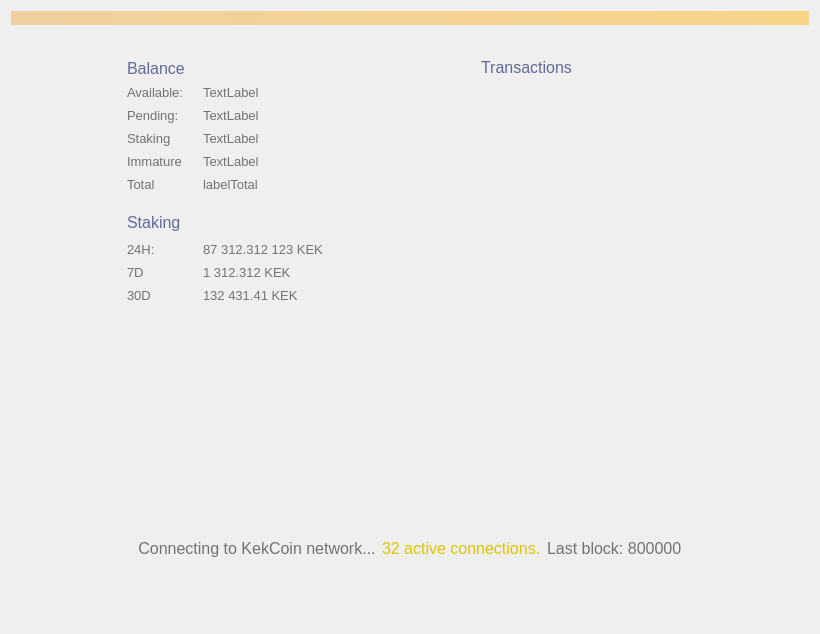
<?xml version="1.0" encoding="UTF-8"?>
<ui version="4.0">
 <class>OverviewPage</class>
 <widget class="QWidget" name="OverviewPage">
  <property name="geometry">
   <rect>
    <x>0</x>
    <y>0</y>
    <width>820</width>
    <height>634</height>
   </rect>
  </property>
  <property name="sizePolicy">
   <sizepolicy hsizetype="MinimumExpanding" vsizetype="MinimumExpanding">
    <horstretch>0</horstretch>
    <verstretch>0</verstretch>
   </sizepolicy>
  </property>
  <property name="maximumSize">
   <size>
    <width>16777215</width>
    <height>16777215</height>
   </size>
  </property>
  <property name="windowTitle">
   <string>Form</string>
  </property>
  <property name="styleSheet">
   <string notr="true"/>
  </property>
  <layout class="QVBoxLayout" name="topLayout">
   <item>
    <widget class="QLabel" name="labelAlerts">
     <property name="visible">
      <bool>false</bool>
     </property>
     <property name="styleSheet">
      <string notr="true">background-color: qlineargradient(x1: 0, y1: 0, x2: 1, y2: 0, stop:0 #F0D0A0, stop:1 #F8D488); color:#000000;</string>
     </property>
     <property name="wordWrap">
      <bool>true</bool>
     </property>
     <property name="margin">
      <number>3</number>
     </property>
    </widget>
   </item>
   <item>
    <spacer name="verticalSpacer">
     <property name="orientation">
      <enum>Qt::Vertical</enum>
     </property>
     <property name="sizeType">
      <enum>QSizePolicy::Fixed</enum>
     </property>
     <property name="sizeHint" stdset="0">
      <size>
       <width>20</width>
       <height>20</height>
      </size>
     </property>
    </spacer>
   </item>
   <item>
    <layout class="QHBoxLayout" name="horizontalLayout_2">
     <property name="sizeConstraint">
      <enum>QLayout::SetMinimumSize</enum>
     </property>
     <item>
      <spacer name="horizontalSpacer">
       <property name="orientation">
        <enum>Qt::Horizontal</enum>
       </property>
       <property name="sizeType">
        <enum>QSizePolicy::Fixed</enum>
       </property>
       <property name="sizeHint" stdset="0">
        <size>
         <width>100</width>
         <height>20</height>
        </size>
       </property>
      </spacer>
     </item>
     <item>
      <layout class="QVBoxLayout" name="verticalLayout_2">
       <property name="sizeConstraint">
        <enum>QLayout::SetNoConstraint</enum>
       </property>
       <property name="leftMargin">
        <number>16</number>
       </property>
       <property name="topMargin">
        <number>7</number>
       </property>
       <property name="rightMargin">
        <number>16</number>
       </property>
       <property name="bottomMargin">
        <number>16</number>
       </property>
       <item>
        <layout class="QHBoxLayout" name="horizontalLayout_3">
         <property name="spacing">
          <number>0</number>
         </property>
         <item>
          <widget class="QLabel" name="label_4">
           <property name="sizePolicy">
            <sizepolicy hsizetype="Minimum" vsizetype="Preferred">
             <horstretch>0</horstretch>
             <verstretch>0</verstretch>
            </sizepolicy>
           </property>
           <property name="font">
            <font>
             <pointsize>-1</pointsize>
            </font>
           </property>
           <property name="styleSheet">
            <string notr="true">color: #616998; text-transform: uppercase; font-size: 16px</string>
           </property>
           <property name="text">
            <string>Balance</string>
           </property>
          </widget>
         </item>
         <item>
          <spacer name="horizontalSpacer_11">
           <property name="orientation">
            <enum>Qt::Horizontal</enum>
           </property>
           <property name="sizeType">
            <enum>QSizePolicy::Maximum</enum>
           </property>
           <property name="sizeHint" stdset="0">
            <size>
             <width>10</width>
             <height>20</height>
            </size>
           </property>
          </spacer>
         </item>
         <item>
          <widget class="QPushButton" name="labelWalletStatus">
           <property name="maximumSize">
            <size>
             <width>22</width>
             <height>22</height>
            </size>
           </property>
           <property name="baseSize">
            <size>
             <width>22</width>
             <height>22</height>
            </size>
           </property>
           <property name="styleSheet">
            <string notr="true">border: 0</string>
           </property>
           <property name="text">
            <string/>
           </property>
           <property name="flat">
            <bool>true</bool>
           </property>
          </widget>
         </item>
         <item>
          <spacer name="horizontalSpacer_10">
           <property name="orientation">
            <enum>Qt::Horizontal</enum>
           </property>
           <property name="sizeHint" stdset="0">
            <size>
             <width>40</width>
             <height>20</height>
            </size>
           </property>
          </spacer>
         </item>
        </layout>
       </item>
       <item>
        <layout class="QHBoxLayout" name="horizontalLayout_4">
         <item>
          <layout class="QFormLayout" name="formLayout">
           <property name="sizeConstraint">
            <enum>QLayout::SetNoConstraint</enum>
           </property>
           <property name="labelAlignment">
            <set>Qt::AlignLeading|Qt::AlignLeft|Qt::AlignVCenter</set>
           </property>
           <property name="verticalSpacing">
            <number>-1</number>
           </property>
           <item row="0" column="0">
            <widget class="QLabel" name="label_5">
             <property name="sizePolicy">
              <sizepolicy hsizetype="Minimum" vsizetype="Preferred">
               <horstretch>0</horstretch>
               <verstretch>0</verstretch>
              </sizepolicy>
             </property>
             <property name="minimumSize">
              <size>
               <width>70</width>
               <height>17</height>
              </size>
             </property>
             <property name="maximumSize">
              <size>
               <width>70</width>
               <height>17</height>
              </size>
             </property>
             <property name="font">
              <font>
               <pointsize>10</pointsize>
               <weight>50</weight>
               <bold>false</bold>
               <stylestrategy>PreferAntialias</stylestrategy>
              </font>
             </property>
             <property name="styleSheet">
              <string notr="true">color: #727272</string>
             </property>
             <property name="text">
              <string>Available:</string>
             </property>
             <property name="alignment">
              <set>Qt::AlignLeading|Qt::AlignLeft|Qt::AlignVCenter</set>
             </property>
            </widget>
           </item>
           <item row="0" column="1">
            <widget class="QLabel" name="labelBalance">
             <property name="font">
              <font>
               <pointsize>10</pointsize>
               <weight>50</weight>
               <bold>false</bold>
               <stylestrategy>PreferAntialias</stylestrategy>
              </font>
             </property>
             <property name="styleSheet">
              <string notr="true">color: #727272</string>
             </property>
             <property name="text">
              <string>TextLabel</string>
             </property>
             <property name="alignment">
              <set>Qt::AlignLeading|Qt::AlignLeft|Qt::AlignVCenter</set>
             </property>
            </widget>
           </item>
           <item row="1" column="0">
            <widget class="QLabel" name="label_7">
             <property name="sizePolicy">
              <sizepolicy hsizetype="Minimum" vsizetype="Preferred">
               <horstretch>0</horstretch>
               <verstretch>0</verstretch>
              </sizepolicy>
             </property>
             <property name="minimumSize">
              <size>
               <width>70</width>
               <height>17</height>
              </size>
             </property>
             <property name="maximumSize">
              <size>
               <width>70</width>
               <height>17</height>
              </size>
             </property>
             <property name="font">
              <font>
               <pointsize>10</pointsize>
               <weight>50</weight>
               <bold>false</bold>
               <stylestrategy>PreferAntialias</stylestrategy>
              </font>
             </property>
             <property name="styleSheet">
              <string notr="true">color: #727272</string>
             </property>
             <property name="text">
              <string>Pending:</string>
             </property>
             <property name="alignment">
              <set>Qt::AlignLeading|Qt::AlignLeft|Qt::AlignVCenter</set>
             </property>
            </widget>
           </item>
           <item row="1" column="1">
            <widget class="QLabel" name="labelUnconfirmed">
             <property name="font">
              <font>
               <pointsize>10</pointsize>
               <weight>50</weight>
               <bold>false</bold>
               <stylestrategy>PreferAntialias</stylestrategy>
              </font>
             </property>
             <property name="styleSheet">
              <string notr="true">color: #727272</string>
             </property>
             <property name="text">
              <string>TextLabel</string>
             </property>
             <property name="alignment">
              <set>Qt::AlignLeading|Qt::AlignLeft|Qt::AlignVCenter</set>
             </property>
            </widget>
           </item>
           <item row="3" column="0">
            <widget class="QLabel" name="labelImmatureText">
             <property name="sizePolicy">
              <sizepolicy hsizetype="Minimum" vsizetype="Preferred">
               <horstretch>0</horstretch>
               <verstretch>0</verstretch>
              </sizepolicy>
             </property>
             <property name="minimumSize">
              <size>
               <width>70</width>
               <height>17</height>
              </size>
             </property>
             <property name="maximumSize">
              <size>
               <width>70</width>
               <height>17</height>
              </size>
             </property>
             <property name="font">
              <font>
               <pointsize>10</pointsize>
               <weight>50</weight>
               <bold>false</bold>
               <stylestrategy>PreferAntialias</stylestrategy>
              </font>
             </property>
             <property name="styleSheet">
              <string notr="true">color: #727272</string>
             </property>
             <property name="text">
              <string>Immature</string>
             </property>
             <property name="alignment">
              <set>Qt::AlignLeading|Qt::AlignLeft|Qt::AlignVCenter</set>
             </property>
            </widget>
           </item>
           <item row="3" column="1">
            <widget class="QLabel" name="labelImmature">
             <property name="font">
              <font>
               <pointsize>10</pointsize>
               <weight>50</weight>
               <bold>false</bold>
               <stylestrategy>PreferAntialias</stylestrategy>
              </font>
             </property>
             <property name="styleSheet">
              <string notr="true">color: #727272</string>
             </property>
             <property name="text">
              <string>TextLabel</string>
             </property>
             <property name="alignment">
              <set>Qt::AlignLeading|Qt::AlignLeft|Qt::AlignVCenter</set>
             </property>
            </widget>
           </item>
           <item row="4" column="0">
            <widget class="QLabel" name="label_8">
             <property name="sizePolicy">
              <sizepolicy hsizetype="Minimum" vsizetype="Preferred">
               <horstretch>0</horstretch>
               <verstretch>0</verstretch>
              </sizepolicy>
             </property>
             <property name="minimumSize">
              <size>
               <width>70</width>
               <height>17</height>
              </size>
             </property>
             <property name="maximumSize">
              <size>
               <width>70</width>
               <height>17</height>
              </size>
             </property>
             <property name="font">
              <font>
               <pointsize>10</pointsize>
               <weight>50</weight>
               <bold>false</bold>
               <stylestrategy>PreferAntialias</stylestrategy>
              </font>
             </property>
             <property name="styleSheet">
              <string notr="true">color: #727272</string>
             </property>
             <property name="text">
              <string>Total</string>
             </property>
             <property name="alignment">
              <set>Qt::AlignLeading|Qt::AlignLeft|Qt::AlignVCenter</set>
             </property>
            </widget>
           </item>
           <item row="4" column="1">
            <widget class="QLabel" name="labelTotal">
             <property name="font">
              <font>
               <pointsize>10</pointsize>
               <weight>50</weight>
               <bold>false</bold>
               <stylestrategy>PreferAntialias</stylestrategy>
              </font>
             </property>
             <property name="styleSheet">
              <string notr="true">color: #727272</string>
             </property>
             <property name="text">
              <string>labelTotal</string>
             </property>
             <property name="alignment">
              <set>Qt::AlignLeading|Qt::AlignLeft|Qt::AlignVCenter</set>
             </property>
            </widget>
           </item>
           <item row="2" column="1">
            <widget class="QLabel" name="labelStaking">
             <property name="font">
              <font>
               <pointsize>10</pointsize>
               <weight>50</weight>
               <bold>false</bold>
               <stylestrategy>PreferAntialias</stylestrategy>
              </font>
             </property>
             <property name="styleSheet">
              <string notr="true">color: #727272</string>
             </property>
             <property name="text">
              <string>TextLabel</string>
             </property>
             <property name="alignment">
              <set>Qt::AlignLeading|Qt::AlignLeft|Qt::AlignVCenter</set>
             </property>
            </widget>
           </item>
           <item row="2" column="0">
            <widget class="QLabel" name="labelStakingText">
             <property name="sizePolicy">
              <sizepolicy hsizetype="Minimum" vsizetype="Preferred">
               <horstretch>0</horstretch>
               <verstretch>0</verstretch>
              </sizepolicy>
             </property>
             <property name="minimumSize">
              <size>
               <width>70</width>
               <height>17</height>
              </size>
             </property>
             <property name="maximumSize">
              <size>
               <width>70</width>
               <height>17</height>
              </size>
             </property>
             <property name="font">
              <font>
               <pointsize>10</pointsize>
               <weight>50</weight>
               <bold>false</bold>
               <stylestrategy>PreferAntialias</stylestrategy>
              </font>
             </property>
             <property name="styleSheet">
              <string notr="true">color: #727272</string>
             </property>
             <property name="text">
              <string>Staking</string>
             </property>
             <property name="alignment">
              <set>Qt::AlignLeading|Qt::AlignLeft|Qt::AlignVCenter</set>
             </property>
            </widget>
           </item>
          </layout>
         </item>
         <item>
          <spacer name="horizontalSpacer_4">
           <property name="orientation">
            <enum>Qt::Horizontal</enum>
           </property>
           <property name="sizeHint" stdset="0">
            <size>
             <width>40</width>
             <height>20</height>
            </size>
           </property>
          </spacer>
         </item>
        </layout>
       </item>
       <item>
        <spacer name="verticalSpacer_5">
         <property name="orientation">
          <enum>Qt::Vertical</enum>
         </property>
         <property name="sizeType">
          <enum>QSizePolicy::Maximum</enum>
         </property>
         <property name="sizeHint" stdset="0">
          <size>
           <width>20</width>
           <height>10</height>
          </size>
         </property>
        </spacer>
       </item>
       <item>
        <layout class="QHBoxLayout" name="horizontalLayout_7">
         <property name="spacing">
          <number>0</number>
         </property>
         <item>
          <widget class="QLabel" name="label_11">
           <property name="font">
            <font>
             <pointsize>-1</pointsize>
            </font>
           </property>
           <property name="styleSheet">
            <string notr="true">color: #616998; text-transform: uppercase; font-size: 16px</string>
           </property>
           <property name="text">
            <string>Staking</string>
           </property>
           <property name="alignment">
            <set>Qt::AlignLeading|Qt::AlignLeft|Qt::AlignVCenter</set>
           </property>
          </widget>
         </item>
         <item>
          <spacer name="horizontalSpacer_8">
           <property name="orientation">
            <enum>Qt::Horizontal</enum>
           </property>
           <property name="sizeType">
            <enum>QSizePolicy::Maximum</enum>
           </property>
           <property name="sizeHint" stdset="0">
            <size>
             <width>10</width>
             <height>20</height>
            </size>
           </property>
          </spacer>
         </item>
         <item>
          <widget class="QPushButton" name="unlockStakingButton">
           <property name="minimumSize">
            <size>
             <width>26</width>
             <height>26</height>
            </size>
           </property>
           <property name="maximumSize">
            <size>
             <width>26</width>
             <height>26</height>
            </size>
           </property>
           <property name="styleSheet">
            <string notr="true">border: 0</string>
           </property>
           <property name="text">
            <string/>
           </property>
          </widget>
         </item>
         <item>
          <spacer name="horizontalSpacer_9">
           <property name="orientation">
            <enum>Qt::Horizontal</enum>
           </property>
           <property name="sizeHint" stdset="0">
            <size>
             <width>40</width>
             <height>20</height>
            </size>
           </property>
          </spacer>
         </item>
        </layout>
       </item>
       <item>
        <layout class="QHBoxLayout" name="horizontalLayout_6">
         <item>
          <layout class="QFormLayout" name="formLayout_2">
           <property name="labelAlignment">
            <set>Qt::AlignLeading|Qt::AlignLeft|Qt::AlignVCenter</set>
           </property>
           <item row="1" column="0">
            <widget class="QLabel" name="label_10">
             <property name="sizePolicy">
              <sizepolicy hsizetype="Minimum" vsizetype="Preferred">
               <horstretch>0</horstretch>
               <verstretch>0</verstretch>
              </sizepolicy>
             </property>
             <property name="minimumSize">
              <size>
               <width>70</width>
               <height>17</height>
              </size>
             </property>
             <property name="maximumSize">
              <size>
               <width>70</width>
               <height>17</height>
              </size>
             </property>
             <property name="font">
              <font>
               <pointsize>10</pointsize>
               <weight>50</weight>
               <bold>false</bold>
               <stylestrategy>PreferAntialias</stylestrategy>
              </font>
             </property>
             <property name="styleSheet">
              <string notr="true">color: #727272</string>
             </property>
             <property name="text">
              <string>24H:</string>
             </property>
             <property name="alignment">
              <set>Qt::AlignLeading|Qt::AlignLeft|Qt::AlignVCenter</set>
             </property>
            </widget>
           </item>
           <item row="1" column="1">
            <widget class="QLabel" name="label24hStakingStats">
             <property name="font">
              <font>
               <pointsize>10</pointsize>
               <weight>50</weight>
               <bold>false</bold>
               <stylestrategy>PreferAntialias</stylestrategy>
               <kerning>false</kerning>
              </font>
             </property>
             <property name="styleSheet">
              <string notr="true">color: #727272</string>
             </property>
             <property name="text">
              <string>87 312.312 123 KEK</string>
             </property>
             <property name="alignment">
              <set>Qt::AlignLeading|Qt::AlignLeft|Qt::AlignVCenter</set>
             </property>
            </widget>
           </item>
           <item row="2" column="0">
            <widget class="QLabel" name="label_13">
             <property name="sizePolicy">
              <sizepolicy hsizetype="Minimum" vsizetype="Preferred">
               <horstretch>0</horstretch>
               <verstretch>0</verstretch>
              </sizepolicy>
             </property>
             <property name="minimumSize">
              <size>
               <width>70</width>
               <height>17</height>
              </size>
             </property>
             <property name="maximumSize">
              <size>
               <width>70</width>
               <height>17</height>
              </size>
             </property>
             <property name="font">
              <font>
               <pointsize>10</pointsize>
               <weight>50</weight>
               <bold>false</bold>
               <stylestrategy>PreferAntialias</stylestrategy>
               <kerning>false</kerning>
              </font>
             </property>
             <property name="styleSheet">
              <string notr="true">color: #727272</string>
             </property>
             <property name="text">
              <string>7D</string>
             </property>
             <property name="alignment">
              <set>Qt::AlignLeading|Qt::AlignLeft|Qt::AlignVCenter</set>
             </property>
            </widget>
           </item>
           <item row="2" column="1">
            <widget class="QLabel" name="label7dStakingStats">
             <property name="font">
              <font>
               <pointsize>10</pointsize>
               <weight>50</weight>
               <bold>false</bold>
               <stylestrategy>PreferAntialias</stylestrategy>
               <kerning>false</kerning>
              </font>
             </property>
             <property name="styleSheet">
              <string notr="true">color: #727272</string>
             </property>
             <property name="text">
              <string>1 312.312 KEK</string>
             </property>
             <property name="alignment">
              <set>Qt::AlignLeading|Qt::AlignLeft|Qt::AlignVCenter</set>
             </property>
            </widget>
           </item>
           <item row="3" column="0">
            <widget class="QLabel" name="label_14">
             <property name="sizePolicy">
              <sizepolicy hsizetype="Minimum" vsizetype="Preferred">
               <horstretch>0</horstretch>
               <verstretch>0</verstretch>
              </sizepolicy>
             </property>
             <property name="minimumSize">
              <size>
               <width>70</width>
               <height>17</height>
              </size>
             </property>
             <property name="maximumSize">
              <size>
               <width>70</width>
               <height>17</height>
              </size>
             </property>
             <property name="font">
              <font>
               <pointsize>10</pointsize>
               <weight>50</weight>
               <bold>false</bold>
               <stylestrategy>PreferAntialias</stylestrategy>
               <kerning>false</kerning>
              </font>
             </property>
             <property name="styleSheet">
              <string notr="true">color: #727272</string>
             </property>
             <property name="text">
              <string>30D</string>
             </property>
             <property name="alignment">
              <set>Qt::AlignLeading|Qt::AlignLeft|Qt::AlignVCenter</set>
             </property>
            </widget>
           </item>
           <item row="3" column="1">
            <widget class="QLabel" name="label30dStakingStats">
             <property name="font">
              <font>
               <pointsize>10</pointsize>
               <weight>50</weight>
               <bold>false</bold>
               <stylestrategy>PreferAntialias</stylestrategy>
               <kerning>false</kerning>
              </font>
             </property>
             <property name="styleSheet">
              <string notr="true">color: #727272</string>
             </property>
             <property name="text">
              <string>132 431.41 KEK</string>
             </property>
             <property name="alignment">
              <set>Qt::AlignLeading|Qt::AlignLeft|Qt::AlignVCenter</set>
             </property>
            </widget>
           </item>
          </layout>
         </item>
         <item>
          <spacer name="horizontalSpacer_7">
           <property name="orientation">
            <enum>Qt::Horizontal</enum>
           </property>
           <property name="sizeHint" stdset="0">
            <size>
             <width>40</width>
             <height>20</height>
            </size>
           </property>
          </spacer>
         </item>
        </layout>
       </item>
       <item>
        <widget class="QLabel" name="stakingStatusLabel">
         <property name="sizePolicy">
          <sizepolicy hsizetype="Expanding" vsizetype="Preferred">
           <horstretch>0</horstretch>
           <verstretch>0</verstretch>
          </sizepolicy>
         </property>
         <property name="minimumSize">
          <size>
           <width>235</width>
           <height>0</height>
          </size>
         </property>
         <property name="maximumSize">
          <size>
           <width>235</width>
           <height>16777215</height>
          </size>
         </property>
         <property name="styleSheet">
          <string notr="true">color: #616998;  font-size: 13px; margin-top:6px</string>
         </property>
         <property name="text">
          <string/>
         </property>
         <property name="wordWrap">
          <bool>true</bool>
         </property>
        </widget>
       </item>
       <item>
        <widget class="QLabel" name="votingStatusLabel">
         <property name="sizePolicy">
          <sizepolicy hsizetype="Expanding" vsizetype="Preferred">
           <horstretch>0</horstretch>
           <verstretch>0</verstretch>
          </sizepolicy>
         </property>
         <property name="minimumSize">
          <size>
           <width>235</width>
           <height>0</height>
          </size>
         </property>
         <property name="maximumSize">
          <size>
           <width>235</width>
           <height>16777215</height>
          </size>
         </property>
         <property name="styleSheet">
          <string notr="true">color: #616998;  font-size: 13px; margin-top:6px</string>
         </property>
         <property name="text">
          <string/>
         </property>
         <property name="wordWrap">
          <bool>true</bool>
         </property>
        </widget>
       </item>
       <item>
        <spacer name="verticalSpacer_4">
         <property name="orientation">
          <enum>Qt::Vertical</enum>
         </property>
         <property name="sizeHint" stdset="0">
          <size>
           <width>20</width>
           <height>40</height>
          </size>
         </property>
        </spacer>
       </item>
      </layout>
     </item>
     <item>
      <spacer name="horizontalSpacer_2">
       <property name="orientation">
        <enum>Qt::Horizontal</enum>
       </property>
       <property name="sizeType">
        <enum>QSizePolicy::Fixed</enum>
       </property>
       <property name="sizeHint" stdset="0">
        <size>
         <width>80</width>
         <height>20</height>
        </size>
       </property>
      </spacer>
     </item>
     <item>
      <layout class="QVBoxLayout" name="verticalLayout_3">
       <property name="leftMargin">
        <number>16</number>
       </property>
       <property name="topMargin">
        <number>7</number>
       </property>
       <property name="rightMargin">
        <number>16</number>
       </property>
       <property name="bottomMargin">
        <number>16</number>
       </property>
       <item>
        <layout class="QVBoxLayout" name="verticalLayout_4">
         <item>
          <layout class="QHBoxLayout" name="horizontalLayout_5">
           <item>
            <widget class="QLabel" name="label_12">
             <property name="sizePolicy">
              <sizepolicy hsizetype="Preferred" vsizetype="Maximum">
               <horstretch>0</horstretch>
               <verstretch>0</verstretch>
              </sizepolicy>
             </property>
             <property name="maximumSize">
              <size>
               <width>16777215</width>
               <height>19</height>
              </size>
             </property>
             <property name="font">
              <font>
               <pointsize>-1</pointsize>
              </font>
             </property>
             <property name="styleSheet">
              <string notr="true">color: #616998; text-transform: uppercase; font-size: 16px;</string>
             </property>
             <property name="text">
              <string>Transactions</string>
             </property>
            </widget>
           </item>
           <item>
            <spacer name="horizontalSpacer_12">
             <property name="orientation">
              <enum>Qt::Horizontal</enum>
             </property>
             <property name="sizeHint" stdset="0">
              <size>
               <width>40</width>
               <height>20</height>
              </size>
             </property>
            </spacer>
           </item>
          </layout>
         </item>
         <item>
          <spacer name="verticalSpacer_6">
           <property name="orientation">
            <enum>Qt::Vertical</enum>
           </property>
           <property name="sizeType">
            <enum>QSizePolicy::Maximum</enum>
           </property>
           <property name="sizeHint" stdset="0">
            <size>
             <width>20</width>
             <height>4</height>
            </size>
           </property>
          </spacer>
         </item>
         <item>
          <widget class="ListView" name="listTransactions" native="true">
           <property name="styleSheet">
            <string notr="true">background: transparent;border:0</string>
           </property>
          </widget>
         </item>
        </layout>
       </item>
      </layout>
     </item>
     <item>
      <spacer name="horizontalSpacer_3">
       <property name="orientation">
        <enum>Qt::Horizontal</enum>
       </property>
       <property name="sizeType">
        <enum>QSizePolicy::Fixed</enum>
       </property>
       <property name="sizeHint" stdset="0">
        <size>
         <width>100</width>
         <height>20</height>
        </size>
       </property>
      </spacer>
     </item>
    </layout>
   </item>
   <item>
    <layout class="QHBoxLayout" name="horizontalLayout">
     <property name="sizeConstraint">
      <enum>QLayout::SetMinimumSize</enum>
     </property>
     <item>
      <spacer name="horizontalSpacer_5">
       <property name="orientation">
        <enum>Qt::Horizontal</enum>
       </property>
       <property name="sizeHint" stdset="0">
        <size>
         <width>40</width>
         <height>20</height>
        </size>
       </property>
      </spacer>
     </item>
     <item>
      <widget class="QLabel" name="statusTitle">
       <property name="sizePolicy">
        <sizepolicy hsizetype="Minimum" vsizetype="Preferred">
         <horstretch>0</horstretch>
         <verstretch>0</verstretch>
        </sizepolicy>
       </property>
       <property name="minimumSize">
        <size>
         <width>0</width>
         <height>60</height>
        </size>
       </property>
       <property name="font">
        <font>
         <pointsize>12</pointsize>
        </font>
       </property>
       <property name="styleSheet">
        <string notr="true">color: #727272</string>
       </property>
       <property name="text">
        <string>Connecting to KekCoin network...</string>
       </property>
       <property name="alignment">
        <set>Qt::AlignCenter</set>
       </property>
      </widget>
     </item>
     <item>
      <widget class="QLabel" name="statusTitleConnections">
       <property name="sizePolicy">
        <sizepolicy hsizetype="Minimum" vsizetype="Preferred">
         <horstretch>0</horstretch>
         <verstretch>0</verstretch>
        </sizepolicy>
       </property>
       <property name="font">
        <font>
         <pointsize>12</pointsize>
        </font>
       </property>
       <property name="visible">
        <bool>false</bool>
       </property>
       <property name="styleSheet">
        <string notr="true">color: #dcc500</string>
       </property>
       <property name="text">
        <string>32 active connections.</string>
       </property>
      </widget>
     </item>
     <item>
      <widget class="QLabel" name="statusTitleBlocks">
       <property name="sizePolicy">
        <sizepolicy hsizetype="Minimum" vsizetype="Preferred">
         <horstretch>0</horstretch>
         <verstretch>0</verstretch>
        </sizepolicy>
       </property>
       <property name="font">
        <font>
         <pointsize>12</pointsize>
        </font>
       </property>
       <property name="visible">
        <bool>false</bool>
       </property>
       <property name="styleSheet">
        <string notr="true">color: #727272</string>
       </property>
       <property name="text">
        <string>Last block: 800000</string>
       </property>
      </widget>
     </item>
     <item>
      <spacer name="horizontalSpacer_6">
       <property name="orientation">
        <enum>Qt::Horizontal</enum>
       </property>
       <property name="sizeHint" stdset="0">
        <size>
         <width>40</width>
         <height>20</height>
        </size>
       </property>
      </spacer>
     </item>
    </layout>
   </item>
   <item>
    <spacer name="verticalSpacer_3">
     <property name="orientation">
      <enum>Qt::Vertical</enum>
     </property>
     <property name="sizeType">
      <enum>QSizePolicy::Fixed</enum>
     </property>
     <property name="sizeHint" stdset="0">
      <size>
       <width>20</width>
       <height>45</height>
      </size>
     </property>
    </spacer>
   </item>
  </layout>
 </widget>
 <customwidgets>
  <customwidget>
   <class>ListView</class>
   <extends>QWidget</extends>
   <header>listview.h</header>
  </customwidget>
 </customwidgets>
 <resources/>
 <connections/>
</ui>
